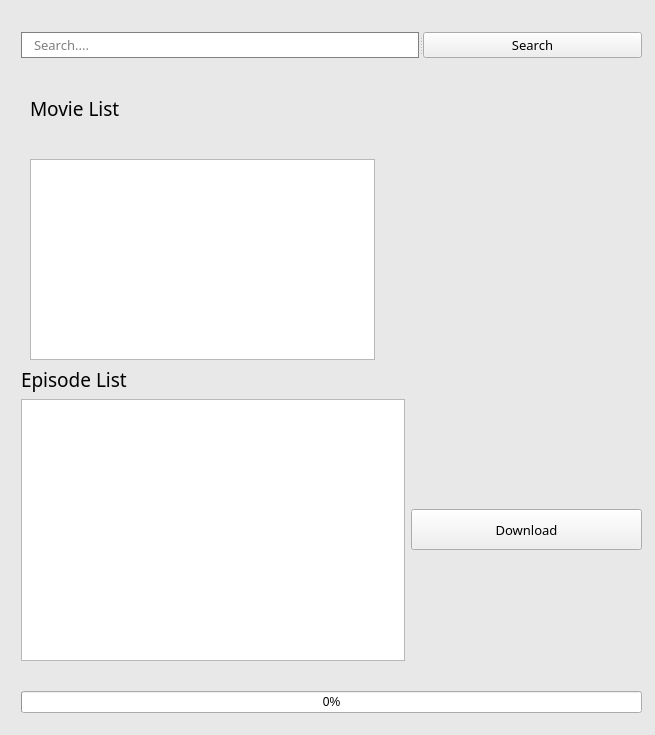
<?xml version="1.0" encoding="UTF-8"?>
<ui version="4.0">
 <class>MainWindow</class>
 <widget class="QMainWindow" name="MainWindow">
  <property name="geometry">
   <rect>
    <x>0</x>
    <y>0</y>
    <width>655</width>
    <height>735</height>
   </rect>
  </property>
  <property name="minimumSize">
   <size>
    <width>655</width>
    <height>735</height>
   </size>
  </property>
  <property name="maximumSize">
   <size>
    <width>655</width>
    <height>735</height>
   </size>
  </property>
  <property name="windowTitle">
   <string>Kdrama Downloader</string>
  </property>
  <property name="windowIcon">
   <iconset>
    <normaloff>icon.webp</normaloff>icon.webp</iconset>
  </property>
  <property name="styleSheet">
   <string notr="true">QMainWindow{
background-color: rgb(232, 232, 232);
}</string>
  </property>
  <widget class="QWidget" name="centralwidget">
   <widget class="QWidget" name="">
    <property name="geometry">
     <rect>
      <x>21</x>
      <y>32</y>
      <width>621</width>
      <height>681</height>
     </rect>
    </property>
    <layout class="QVBoxLayout" name="verticalLayout_3">
     <item>
      <widget class="QSplitter" name="splitter_3">
       <property name="orientation">
        <enum>Qt::Horizontal</enum>
       </property>
       <widget class="QLineEdit" name="query_input">
        <property name="font">
         <font>
          <family>Sans Serif Collection</family>
          <pointsize>10</pointsize>
         </font>
        </property>
        <property name="cursor">
         <cursorShape>IBeamCursor</cursorShape>
        </property>
        <property name="mouseTracking">
         <bool>true</bool>
        </property>
        <property name="styleSheet">
         <string notr="true">QLineEdit#query_input {
	border: 1px solid gray;
    border-radius: 15px;
	padding-left: 10px;
	padding-right: 10px;
}</string>
        </property>
        <property name="placeholderText">
         <string>Search....</string>
        </property>
       </widget>
       <widget class="QPushButton" name="search_btn">
        <property name="font">
         <font>
          <family>Sans Serif Collection</family>
          <pointsize>10</pointsize>
         </font>
        </property>
        <property name="cursor">
         <cursorShape>PointingHandCursor</cursorShape>
        </property>
        <property name="styleSheet">
         <string notr="true">QPushButton {
    background-color: #4B9EEB;
    border: none;
    color: white;
    padding: 10px;
    border-radius: 15px;
}

QPushButton:hover {
    background-color: #6CB6F1;
}

QPushButton:pressed {
    animation: bounce 0.3s;
    background-color: #3D8BC9;
}

@keyframes bounce {
    0% {
        transform: scale(1);
    }
    50% {
        transform: scale(0.9);
    }
    100% {
        transform: scale(1);
    }
}</string>
        </property>
        <property name="text">
         <string>Search</string>
        </property>
       </widget>
      </widget>
     </item>
     <item>
      <layout class="QHBoxLayout" name="horizontalLayout">
       <item>
        <layout class="QVBoxLayout" name="verticalLayout">
         <item>
          <widget class="QLabel" name="label">
           <property name="font">
            <font>
             <family>Sans Serif Collection</family>
             <pointsize>14</pointsize>
            </font>
           </property>
           <property name="text">
            <string>Movie List</string>
           </property>
          </widget>
         </item>
         <item>
          <widget class="QListWidget" name="movie_list">
           <property name="maximumSize">
            <size>
             <width>345</width>
             <height>201</height>
            </size>
           </property>
           <property name="font">
            <font>
             <family>Sans Serif Collection</family>
             <pointsize>10</pointsize>
            </font>
           </property>
           <property name="cursor" stdset="0">
            <cursorShape>PointingHandCursor</cursorShape>
           </property>
          </widget>
         </item>
        </layout>
       </item>
       <item>
        <widget class="QLabel" name="movie_image">
         <property name="minimumSize">
          <size>
           <width>241</width>
           <height>211</height>
          </size>
         </property>
         <property name="maximumSize">
          <size>
           <width>241</width>
           <height>211</height>
          </size>
         </property>
         <property name="frameShadow">
          <enum>QFrame::Plain</enum>
         </property>
         <property name="text">
          <string/>
         </property>
         <property name="alignment">
          <set>Qt::AlignCenter</set>
         </property>
        </widget>
       </item>
      </layout>
     </item>
     <item>
      <layout class="QVBoxLayout" name="verticalLayout_2">
       <item>
        <widget class="QLabel" name="label_2">
         <property name="font">
          <font>
           <family>Sans Serif Collection</family>
           <pointsize>14</pointsize>
          </font>
         </property>
         <property name="text">
          <string>Episode List</string>
         </property>
        </widget>
       </item>
       <item>
        <layout class="QGridLayout" name="gridLayout">
         <item row="0" column="0">
          <widget class="QListWidget" name="episode_list">
           <property name="font">
            <font>
             <family>Sans Serif Collection</family>
             <pointsize>10</pointsize>
            </font>
           </property>
           <property name="cursor" stdset="0">
            <cursorShape>PointingHandCursor</cursorShape>
           </property>
          </widget>
         </item>
         <item row="0" column="1">
          <widget class="QPushButton" name="download_btn">
           <property name="minimumSize">
            <size>
             <width>231</width>
             <height>41</height>
            </size>
           </property>
           <property name="maximumSize">
            <size>
             <width>231</width>
             <height>41</height>
            </size>
           </property>
           <property name="font">
            <font>
             <family>Sans Serif Collection</family>
             <pointsize>10</pointsize>
            </font>
           </property>
           <property name="cursor">
            <cursorShape>PointingHandCursor</cursorShape>
           </property>
           <property name="styleSheet">
            <string notr="true">QPushButton {
    background-color: #4B9EEB;
    border: none;
    color: white;
    padding: 10px;
    border-radius: 15px;
}

QPushButton:hover {
    background-color: #6CB6F1;
}

QPushButton:pressed {
    animation: bounce 0.3s;
    background-color: #3D8BC9;
}

@keyframes bounce {
    0% {
        transform: scale(1);
    }
    50% {
        transform: scale(0.9);
    }
    100% {
        transform: scale(1);
    }
}</string>
           </property>
           <property name="text">
            <string>Download</string>
           </property>
          </widget>
         </item>
        </layout>
       </item>
      </layout>
     </item>
     <item>
      <widget class="QLabel" name="download_label">
       <property name="font">
        <font>
         <family>Sans Serif Collection</family>
         <pointsize>10</pointsize>
        </font>
       </property>
       <property name="text">
        <string/>
       </property>
      </widget>
     </item>
     <item>
      <widget class="QProgressBar" name="progress_bar">
       <property name="value">
        <number>0</number>
       </property>
      </widget>
     </item>
    </layout>
   </widget>
  </widget>
 </widget>
 <resources/>
 <connections/>
</ui>
